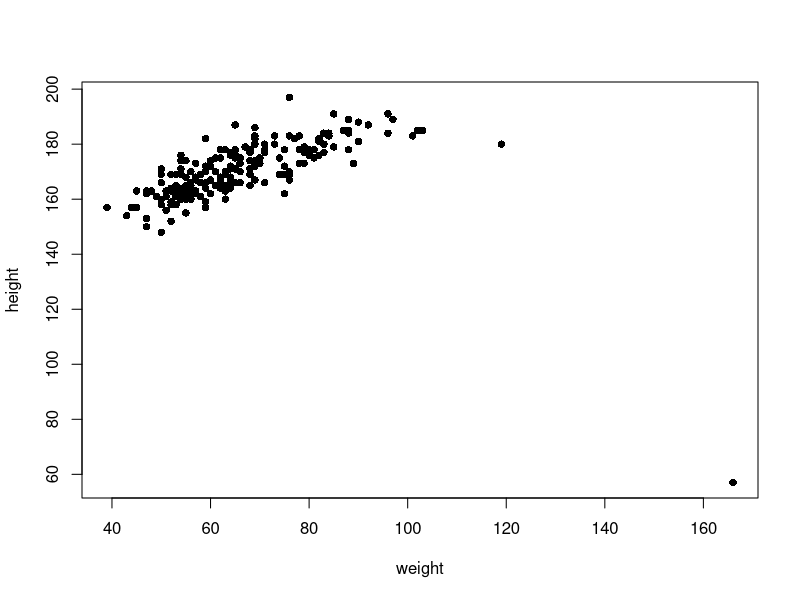
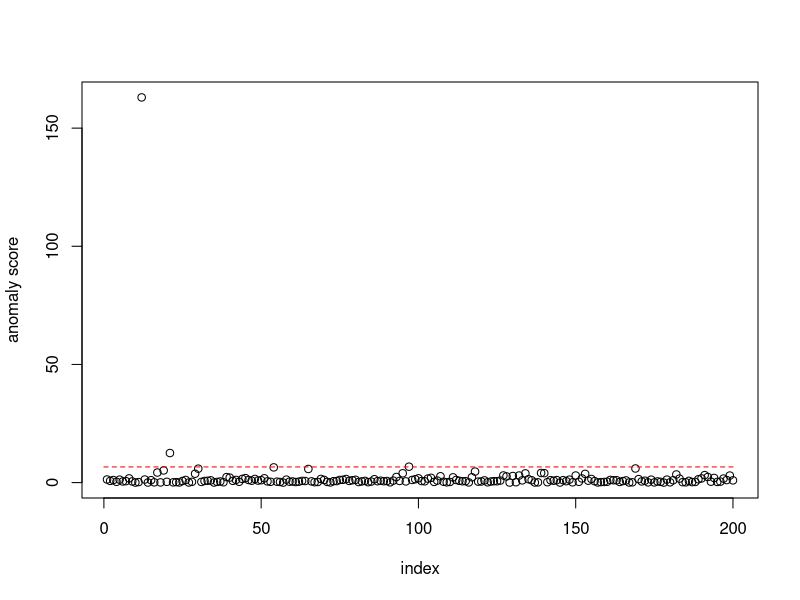

Write R code to recreate these figures, in order.
library("car")
data(Davis)
Davis

X <- cbind(Davis$weight, Davis$height)
plot(X[, 1],
     X[, 2],
     pch = 16,
     xlab = "weight",
     ylab = "height")

# 手順2.2 (p.42参照)
# あらかじめある所与のパーセント値αに基づき、カイ二乗分布から閾値athを求めておく
th <- qchisq(0.99, 1)

# 手順2.2 1) 標本平均と標本共分散行列の計算
mx <- colMeans(X) # 標本平均

# 中心化したデータ行列の計算。`%*%` は行列の積。
# 先に`matrix(1, nrow(X), 1) %*% mx`を計算して、身長・体重の平均値の行列を作ってから、
# 観測値の行列Xから引いている。
Xc <- X - matrix(1, nrow(X), 1) %*% mx # 中心化したデータ行列

# 標本共分散行列の計算
# t()は転置行列を得る関数。`t(Xc) %*% Xc` で(x' - u)同士を掛けて足し合わせている
Sx <- t(Xc) %*% Xc / nrow(X) # 標本共分散行列


# 手順2.2 2) 異常度としてマハラノビス距離を計算
# a <- rowSums((Xc %*% solve(Sx)) * Xc) # 異常度
# 本文では上のコードが記述されているが、正誤表より以下を正しい異常度としている
a <- colSums(t(Xc) * solve(Sx, t(Xc))) # 異常度

plot(a, xlab = "index", ylab = "anomaly score")
lines(0:200, rep(th, length(0:200)), col = "red", lty = 2)
